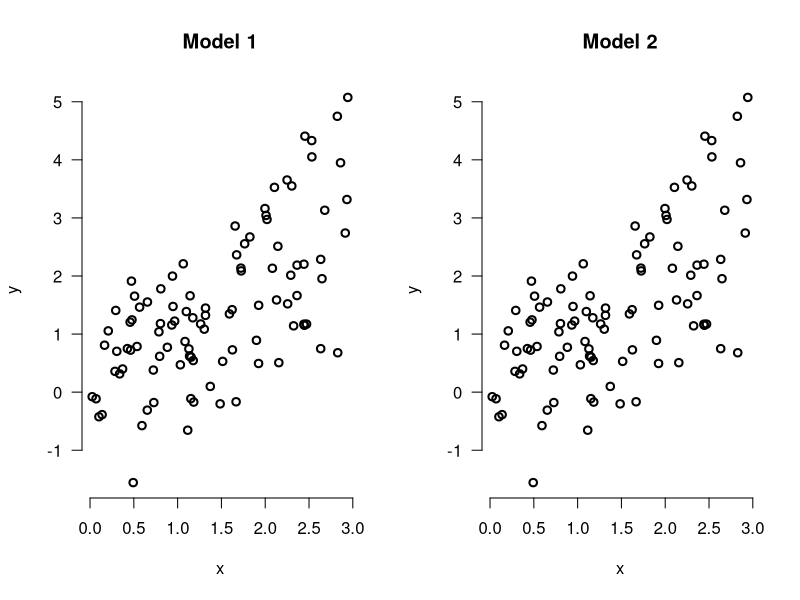
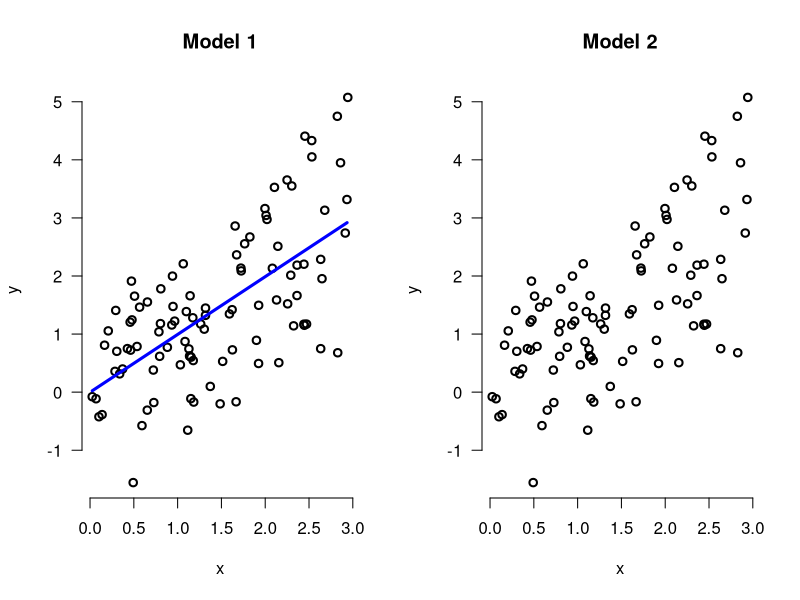
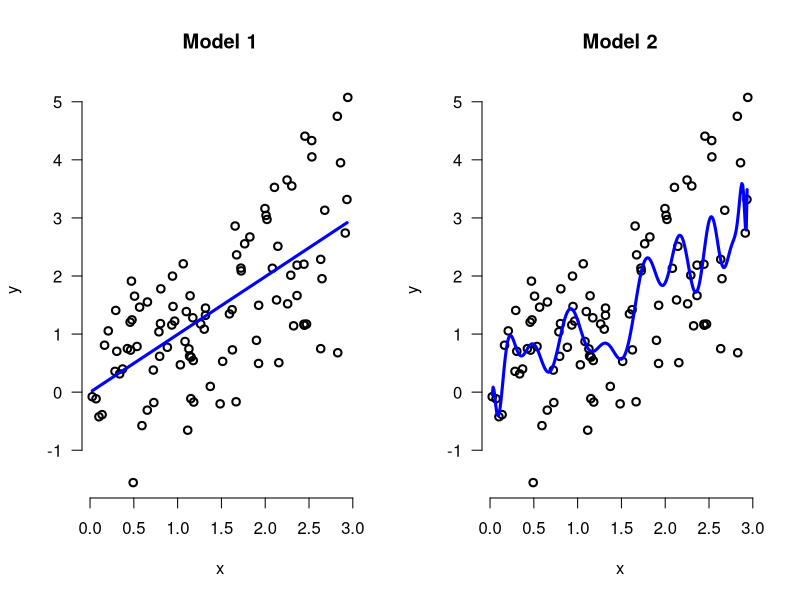
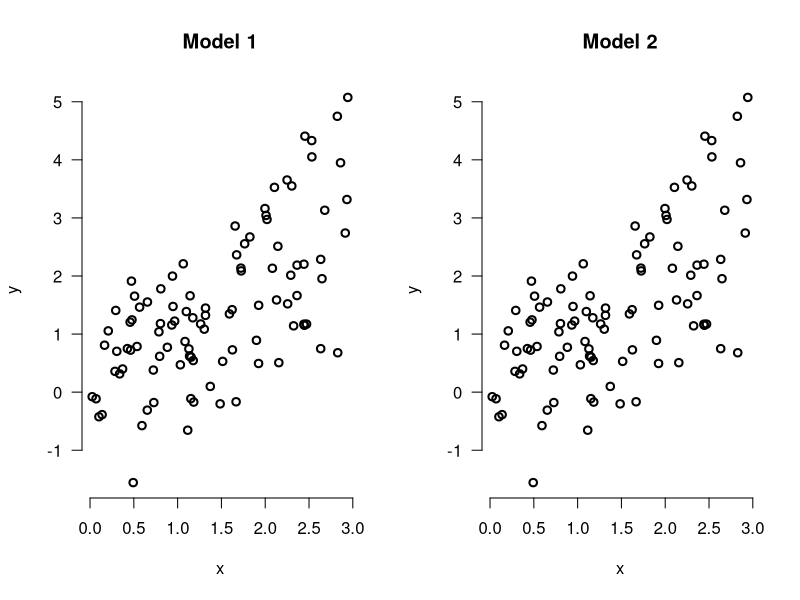
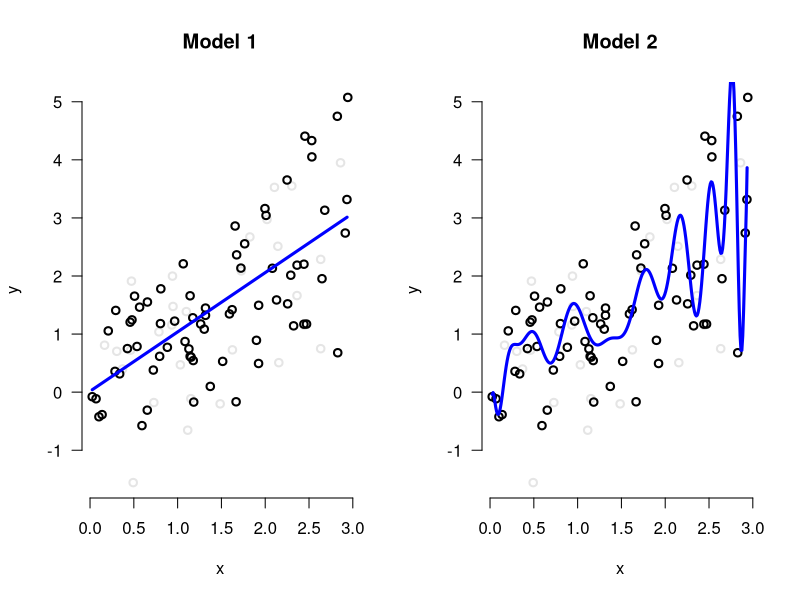
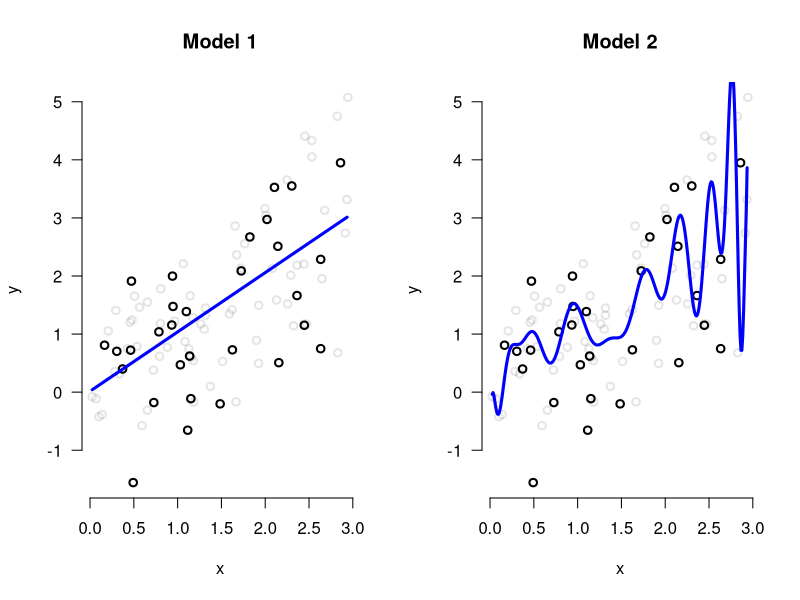
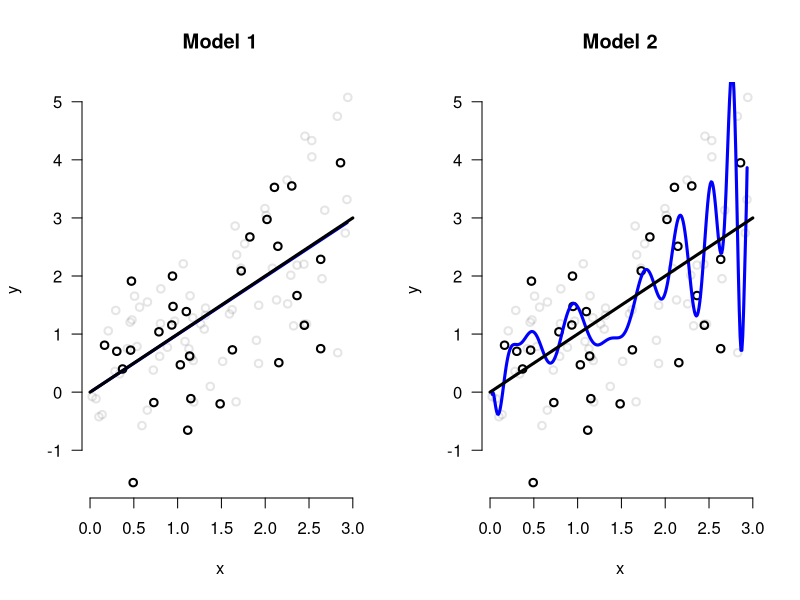
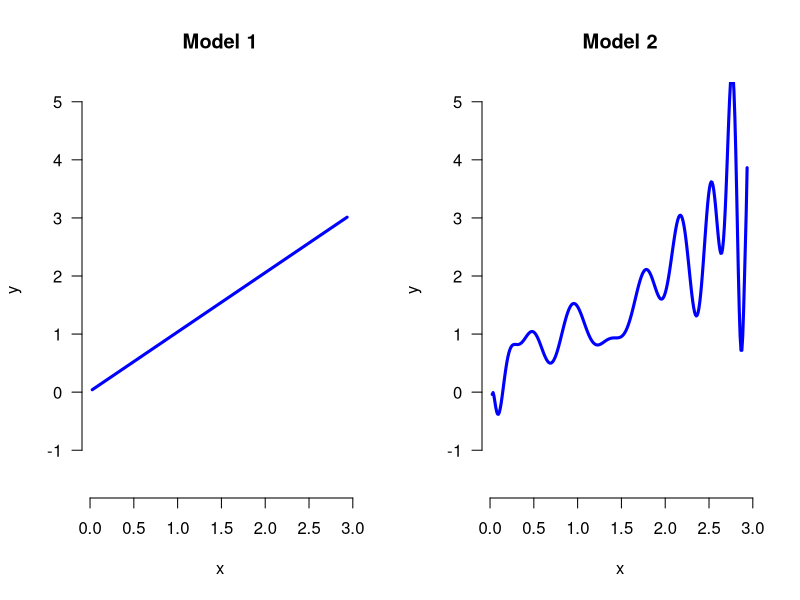

These figures' R source, in order:
set.seed(12)
f <- function(x) x
  R <- 70
  P <- 30
  Q <- 30
  K <- 50
  
  x <- runif(R + P + Q, max = 3)
  y <- f(x) + rnorm(R+P+Q)
  d <- data.frame(x, y)
  rm(x,y)

dmock <- data.frame(x = seq(min(d$x), max(d$x), 0.01), y = NA)
dopar <- function(...)
  par(mfrow = c(1,2), las = 1, bty = "n", ...)

plotit <- function(subsample,
                   trainColor = rgb(1,1,1,0),
                   testColor = rgb(1,1,1,0),
                   linecolor = rgb(1,1,1,0)) {
  dmock <- data.frame(x = seq(min(d$x), max(d$x), 0.01), y = NA)
  
  trainingsample <- d[1:(min(subsample) - 1),]
  plotfn <- function(deg,...) {
    plot(y ~ x, data = d, type = "n",...)
    points(y ~ x, data = trainingsample, col = trainColor, lwd = 2)
    points(y ~ x, data = d, subset = subsample, col = testColor, lwd = 2)
    lines(lwd = 3, predict(lm(y ~ poly(x, deg, raw = T), trainingsample), dmock) ~ dmock$x, col = linecolor)
  }
  
  dopar()
  plotfn(1, main = "Model 1")
  plotfn(K, main = "Model 2")
}

dopdf <- function(file) pdf(file, height = 2.4/4 * 10, width = 10)

dopdf("overview-1.pdf")
plotit((R+P)+(1:Q), trainColor = "black")
dev.off()

dopdf("overview-2.pdf")
dopar()
plot(y ~ x, data = d, type = "n", main = "Model 1")
points(y ~ x, data = d[1:(R+P),], col = "black", lwd = 2)
lines(lwd = 3, predict(lm(y ~ x, d[1:(R+P),]), dmock) ~ dmock$x, col = "blue")
plot(y ~ x, data = d, type = "n", main = "Model 2")
points(y ~ x, data = d[1:(R+P),], col = "black", lwd = 2)
dev.off()

dopdf("overview-2b.pdf")
plotit((R+P) + (1:Q), linecolor = "blue", trainColor = "black")
dev.off()

dopdf("overview-3.pdf")
plotit(R + (1:P), trainColor = "black", testColor = "black")
dev.off()

dopdf("overview-4.pdf")
plotit(R + (1:P), trainColor = "black", testColor = rgb(0,0,0,0.1),
       linecolor = rgb(0,0,1))
dev.off()

dopdf("overview-5.pdf")
plotit(R + (1:P), trainColor = rgb(0,0,0,0.1), testColor = "black", linecolor = rgb(0,0,1))
dev.off()

dopdf("asymptotics-1.pdf")
dopar()
plot(y ~ x, data = d, type = "n", main = "Model 1")
points(y ~ x, data = d[1:R,], col = rgb(0,0,0,0.1), lwd = 2)
points(y ~ x, data = d[R + (1:P),], col = "black", lwd = 2)
lines(lwd = 3, predict(lm(y ~ x, d[1:(R+P),]), dmock) ~ dmock$x, col = "blue")
lines(lwd = 3, c(0,3) ~ f(c(0,3)), col = "black")
plot(y ~ x, data = d, type = "n", main = "Model 2")
points(y ~ x, data = d[1:R,], col = rgb(0,0,0,0.1), lwd = 2)
points(y ~ x, data = d[R + (1:P),], col = "black", lwd = 2)
lines(lwd = 3, predict(lm(y ~ poly(x, K, raw = T), d[1:R,]), dmock) ~ dmock$x, col = "blue")
lines(lwd = 3, c(0,3) ~ f(c(0,3)), col = "black")
dev.off()

dopdf("asymptotics-1b.pdf")
plotit(R+(1:P), linecolor = rgb(0,0,1))
dev.off()

dopdf("trueOOS-1a.pdf")
plotit(R+P+(1:Q), trainColor = rgb(0,0,0,0.1), linecolor = "blue")
dev.off()
dopdf("trueOOS-1b.pdf")
plotit(R+P+(1:Q), trainColor = rgb(0,0,0,0.1), testColor = "red", linecolor = "blue")
dev.off()

dopdf("trueOOS-2.pdf")
plotit(R+P + (1:Q), testColor = rgb(1,0,0))
dev.off()

